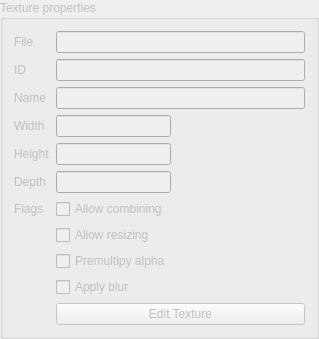
      <widget class="QGroupBox" name="textureProp">
       <property name="enabled">
        <bool>false</bool>
       </property>
       <property name="title">
        <string>Texture properties</string>
       </property>
       <layout class="QVBoxLayout" name="verticalLayout_8">
        <item>
         <layout class="QGridLayout" name="gridLayout_3">
          <item row="4" column="1">
           <widget class="QLabel" name="label_36">
            <property name="text">
             <string>Width</string>
            </property>
           </widget>
          </item>
          <item row="6" column="2">
           <widget class="QLineEdit" name="textureDepth">
            <property name="sizePolicy">
             <sizepolicy hsizetype="Minimum" vsizetype="Fixed">
              <horstretch>0</horstretch>
              <verstretch>0</verstretch>
             </sizepolicy>
            </property>
            <property name="text">
             <string/>
            </property>
            <property name="readOnly">
             <bool>true</bool>
            </property>
           </widget>
          </item>
          <item row="2" column="1">
           <widget class="QLabel" name="label_13">
            <property name="text">
             <string>ID</string>
            </property>
           </widget>
          </item>
          <item row="2" column="2" colspan="2">
           <widget class="QLineEdit" name="textureSourceID">
            <property name="sizePolicy">
             <sizepolicy hsizetype="Preferred" vsizetype="Fixed">
              <horstretch>0</horstretch>
              <verstretch>0</verstretch>
             </sizepolicy>
            </property>
           </widget>
          </item>
          <item row="6" column="1">
           <widget class="QLabel" name="label_38">
            <property name="text">
             <string>Depth</string>
            </property>
           </widget>
          </item>
          <item row="9" column="2">
           <widget class="QCheckBox" name="chkPreMulAlpha">
            <property name="text">
             <string>Premultipy alpha</string>
            </property>
           </widget>
          </item>
          <item row="7" column="1">
           <widget class="QLabel" name="label_15">
            <property name="text">
             <string>Flags</string>
            </property>
           </widget>
          </item>
          <item row="4" column="2">
           <widget class="QLineEdit" name="textureWidth">
            <property name="sizePolicy">
             <sizepolicy hsizetype="Minimum" vsizetype="Fixed">
              <horstretch>0</horstretch>
              <verstretch>0</verstretch>
             </sizepolicy>
            </property>
            <property name="readOnly">
             <bool>true</bool>
            </property>
           </widget>
          </item>
          <item row="10" column="2">
           <widget class="QCheckBox" name="chkBlurTexture">
            <property name="text">
             <string>Apply blur</string>
            </property>
           </widget>
          </item>
          <item row="1" column="2" colspan="2">
           <widget class="QLineEdit" name="textureSourceFile">
            <property name="sizePolicy">
             <sizepolicy hsizetype="Minimum" vsizetype="Fixed">
              <horstretch>0</horstretch>
              <verstretch>0</verstretch>
             </sizepolicy>
            </property>
            <property name="readOnly">
             <bool>true</bool>
            </property>
           </widget>
          </item>
          <item row="5" column="1">
           <widget class="QLabel" name="label_37">
            <property name="text">
             <string>Height</string>
            </property>
           </widget>
          </item>
          <item row="11" column="2" colspan="2">
           <widget class="QPushButton" name="btnEditTexture">
            <property name="text">
             <string>Edit Texture</string>
            </property>
           </widget>
          </item>
          <item row="4" column="3" rowspan="6">
           <widget class="QLabel" name="texturePreview">
            <property name="minimumSize">
             <size>
              <width>128</width>
              <height>128</height>
             </size>
            </property>
            <property name="maximumSize">
             <size>
              <width>128</width>
              <height>128</height>
             </size>
            </property>
            <property name="text">
             <string/>
            </property>
            <property name="pixmap">
             <pixmap resource="../resource/resource.qrc">:/texture.png</pixmap>
            </property>
           </widget>
          </item>
          <item row="8" column="2">
           <widget class="QCheckBox" name="chkAllowResizing">
            <property name="text">
             <string>Allow resizing</string>
            </property>
           </widget>
          </item>
          <item row="7" column="2">
           <widget class="QCheckBox" name="chkAllowPacking">
            <property name="text">
             <string>Allow combining</string>
            </property>
           </widget>
          </item>
          <item row="5" column="2">
           <widget class="QLineEdit" name="textureHeight">
            <property name="sizePolicy">
             <sizepolicy hsizetype="Minimum" vsizetype="Fixed">
              <horstretch>0</horstretch>
              <verstretch>0</verstretch>
             </sizepolicy>
            </property>
            <property name="text">
             <string/>
            </property>
            <property name="readOnly">
             <bool>true</bool>
            </property>
           </widget>
          </item>
          <item row="1" column="1">
           <widget class="QLabel" name="label">
            <property name="sizePolicy">
             <sizepolicy hsizetype="Maximum" vsizetype="Preferred">
              <horstretch>0</horstretch>
              <verstretch>0</verstretch>
             </sizepolicy>
            </property>
            <property name="text">
             <string>File</string>
            </property>
           </widget>
          </item>
          <item row="3" column="2" colspan="2">
           <widget class="QLineEdit" name="textureSourceName">
            <property name="sizePolicy">
             <sizepolicy hsizetype="Preferred" vsizetype="Fixed">
              <horstretch>0</horstretch>
              <verstretch>0</verstretch>
             </sizepolicy>
            </property>
           </widget>
          </item>
          <item row="3" column="1">
           <widget class="QLabel" name="label_17">
            <property name="text">
             <string>Name</string>
            </property>
           </widget>
          </item>
         </layout>
        </item>
       </layout>
      </widget>
